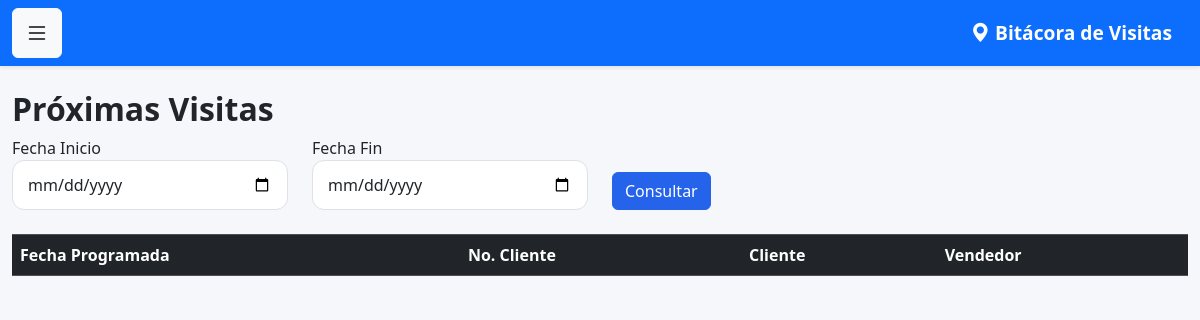
Before: /reporte_proximas_visitas (signed in) with the older database file.
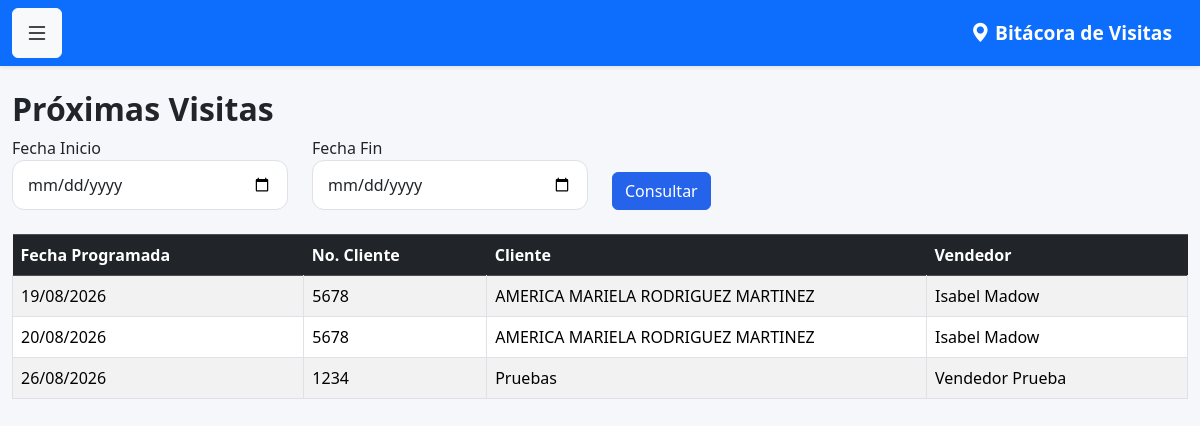
After: the same page with the newer database file.
### models.py (models this page shows)
class Visita(db.Model):
    __tablename__ = 'visitas'
    id = db.Column(
        db.Integer,
        primary_key=True
    )
    fecha = db.Column(
        db.DateTime,
        default=datetime.now
    )
    observaciones = db.Column(
        db.Text
    )
    venta_realizada = db.Column(
        db.Boolean,
        default=False
    )
    monto_venta = db.Column(
        db.Float,
        default=0
    )
    proxima_visita = db.Column(
        db.Date
    )
    cliente_id = db.Column(
        db.Integer,
        db.ForeignKey('clientes.id')
    )
    usuario_id = db.Column(
        db.Integer,
        db.ForeignKey('usuarios.id')
    )
    latitud = db.Column(
    db.String(50)
    )
    longitud = db.Column(
    db.String(50)
    )
    foto = db.Column(
    db.String(255)
    )
    cliente = db.relationship(
        'Cliente',
        backref='visitas'
    )
    usuario = db.relationship(
        'Usuario',
        backref='visitas'
    )

class Cliente(db.Model):
    __tablename__ = 'clientes'
    id = db.Column(
        db.Integer,
        primary_key=True
    )
    num_cliente = db.Column(
        db.String(20),
        unique=True,
        nullable=False
    )
    nombre = db.Column(
        db.String(150),
        nullable=False
    )
    grupo = db.Column(
        db.String(100)
    )
    canal = db.Column(
        db.String(100)
    )
    vendedor = db.Column(
        db.Integer
    )

class Usuario(UserMixin, db.Model):
    __tablename__ = 'usuarios'
    id = db.Column(db.Integer, primary_key=True)
    nombre = db.Column(db.String(100), nullable=False)
    correo = db.Column(db.String(120), unique=True, nullable=False)
    password = db.Column(db.String(500), nullable=False)
    rol = db.Column(db.String(20), default='vendedor')
    activo = db.Column(db.Boolean, default=True)

### app.py (the view)
@app.route('/reporte_proximas_visitas')
@login_required
def reporte_proximas_visitas():
    if current_user.rol not in ['admin', 'supervisor']:
        return "Acceso denegado"
    fecha_inicio = request.args.get('fecha_inicio')
    fecha_fin = request.args.get('fecha_fin')
    consulta = Visita.query.filter(
        Visita.proxima_visita.isnot(None),
        Visita.proxima_visita >= date.today()
    )
    if fecha_inicio:
        consulta = consulta.filter(
            Visita.proxima_visita >= fecha_inicio
        )
    if fecha_fin:
        consulta = consulta.filter(
            Visita.proxima_visita <= fecha_fin
        )
    visitas = consulta.order_by(
        Visita.proxima_visita.asc()
    ).all()
    return render_template(
        'reporte_proximas_visitas.html',
        visitas=visitas
    )

### app.py (called while the page is built)
@login_manager.user_loader
def load_user(user_id):
    return Usuario.query.get(int(user_id))

### templates/reporte_proximas_visitas.html (shortened to what this page needs)
{% extends 'base.html' %}
{% block contenido %}
<h2>Próximas Visitas</h2>
<form method="GET">
    <div class="row mb-4">
        <div class="col-md-3">
            <label>Fecha Inicio</label>
            <input
                type="date"
                name="fecha_inicio"
                class="form-control"
                value="{{ request.args.get('fecha_inicio','') }}">
        </div>
        <div class="col-md-3">
            <label>Fecha Fin</label>
            <input
                type="date"
                name="fecha_fin"
                class="form-control"
                value="{{ request.args.get('fecha_fin','') }}">
        </div>
        <div class="col-md-3 d-flex align-items-end">
            <button
                class="btn btn-primary">
                Consultar
            </button>
        </div>
    </div>
</form>
<div class="table-responsive">
    <table class="table table-striped table-bordered">
        <thead class="table-dark">
            <tr>
                <th>Fecha Programada</th>
                <th>No. Cliente</th>
                <th>Cliente</th>
                <th>Vendedor</th>
            </tr>
        </thead>
        <tbody>
            {% for visita in visitas %}
            <tr>
                <td>
                    {{ visita.proxima_visita.strftime('%d/%m/%Y') }}
                </td>
                <td>
                    {{ visita.cliente.num_cliente }}
                </td>
                <td>
                    {{ visita.cliente.nombre }}
                </td>
                <td>
                    {{ visita.usuario.nombre }}
                </td>
            </tr>
            {% endfor %}
        </tbody>
    </table>
</div>
{% endblock %}

### templates/base.html (shortened to what this page needs)
<!DOCTYPE html>
<html lang="es">
<head>
    <link rel="stylesheet"
          href="{{ url_for('static', filename='css/style.css') }}">
    <link
        href="https://cdn.jsdelivr.net/npm/bootstrap@5.3.3/dist/css/bootstrap.min.css"
        rel="stylesheet">
    <link
        rel="stylesheet"
        href="https://cdn.jsdelivr.net/npm/bootstrap-icons@1.11.3/font/bootstrap-icons.min.css">
    <link
        rel="stylesheet"
        href="{{ url_for('static', filename='css/style.css') }}">
</head>
<body>
<nav class="navbar navbar-dark bg-primary shadow-sm">
    <div class="container-fluid">
        <button
            class="btn btn-light"
            type="button"
            data-bs-toggle="offcanvas"
            data-bs-target="#menuLateral">
            <i class="bi bi-list fs-4"></i>
        </button>
        <span class="navbar-brand fw-bold">
            <i class="bi bi-geo-alt-fill"></i>
            Bitácora de Visitas
        </span>
    </div>
</nav>
<main class="container py-4">
    {% block contenido %}
    {% endblock %}
</main>
</body>
</html>

### static/css/style.css (style rules this page uses)
body { background: #f5f7fb; font-family: "Segoe UI", Roboto, Helvetica, Arial, sans-serif; color: #212529; }
.container { max-width: 1400px; }
h1, h2, h3, h4, h5 { font-weight: 700; }
.form-control, .form-select { border-radius:12px; padding:12px 15px; border:1px solid #dee2e6; transition:.25s; }
.btn { transition:.25s; }
.btn-primary { background:#2563eb; border-color:#2563eb; }
.table { margin-bottom:0; }
.table thead th { font-weight:600; border:none; }
.table td, .table th { vertical-align:middle; }
.table td { max-width:250px; }
.table td:nth-child(4) { white-space:normal; }
.navbar { min-height:65px; }
.navbar-brand { font-size:1.2rem; }

Changed rows visible on the page:
added Visita: proxima_visita "19/08/2026", cliente.num_cliente "5678", cliente.nombre "AMERICA MARIELA RODRIGUEZ MARTINEZ", usuario.nombre "Isabel Madow"
added Visita: proxima_visita "20/08/2026", cliente.num_cliente "5678", cliente.nombre "AMERICA MARIELA RODRIGUEZ MARTINEZ", usuario.nombre "Isabel Madow"
added Visita: proxima_visita "26/08/2026", cliente.num_cliente "1234", cliente.nombre "Pruebas", usuario.nombre "Vendedor Prueba"
